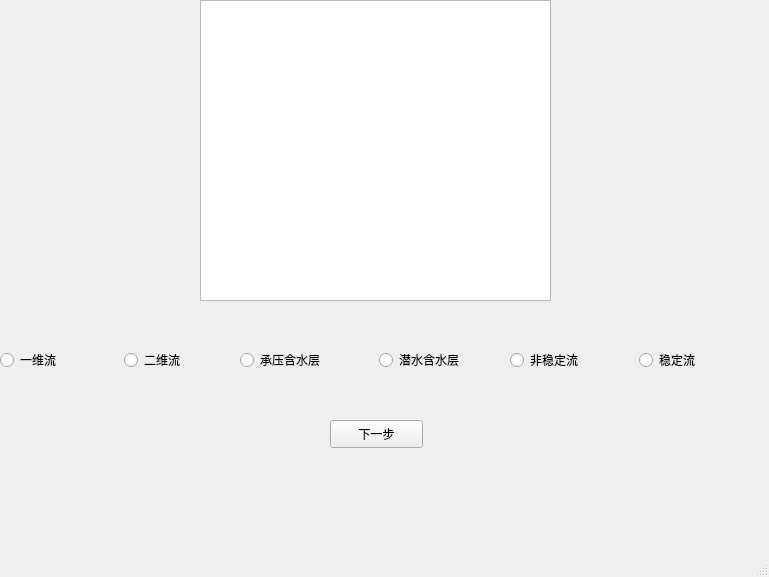
<?xml version="1.0" encoding="UTF-8"?>
<ui version="4.0">
 <class>MainWindow</class>
 <widget class="QMainWindow" name="MainWindow">
  <property name="geometry">
   <rect>
    <x>0</x>
    <y>0</y>
    <width>769</width>
    <height>577</height>
   </rect>
  </property>
  <property name="windowTitle">
   <string>MainWindow</string>
  </property>
  <property name="documentMode">
   <bool>false</bool>
  </property>
  <widget class="QWidget" name="centralwidget">
   <widget class="QPushButton" name="pushButton">
    <property name="geometry">
     <rect>
      <x>330</x>
      <y>420</y>
      <width>93</width>
      <height>28</height>
     </rect>
    </property>
    <property name="text">
     <string>下一步</string>
    </property>
   </widget>
   <widget class="QWidget" name="horizontalLayoutWidget">
    <property name="geometry">
     <rect>
      <x>240</x>
      <y>320</y>
      <width>271</width>
      <height>80</height>
     </rect>
    </property>
    <layout class="QHBoxLayout" name="horizontalLayout">
     <item>
      <widget class="QRadioButton" name="radioButton_4">
       <property name="text">
        <string>承压含水层</string>
       </property>
      </widget>
     </item>
     <item>
      <widget class="QRadioButton" name="radioButton_3">
       <property name="text">
        <string>潜水含水层</string>
       </property>
      </widget>
     </item>
    </layout>
   </widget>
   <widget class="QWidget" name="horizontalLayoutWidget_2">
    <property name="geometry">
     <rect>
      <x>0</x>
      <y>320</y>
      <width>241</width>
      <height>80</height>
     </rect>
    </property>
    <layout class="QHBoxLayout" name="horizontalLayout_2">
     <item>
      <widget class="QRadioButton" name="radioButton">
       <property name="text">
        <string>一维流</string>
       </property>
      </widget>
     </item>
     <item>
      <widget class="QRadioButton" name="radioButton_2">
       <property name="text">
        <string>二维流</string>
       </property>
      </widget>
     </item>
    </layout>
   </widget>
   <widget class="QWidget" name="horizontalLayoutWidget_3">
    <property name="geometry">
     <rect>
      <x>510</x>
      <y>320</y>
      <width>251</width>
      <height>80</height>
     </rect>
    </property>
    <layout class="QHBoxLayout" name="horizontalLayout_3">
     <item>
      <widget class="QRadioButton" name="radioButton_6">
       <property name="text">
        <string>非稳定流</string>
       </property>
      </widget>
     </item>
     <item>
      <widget class="QRadioButton" name="radioButton_5">
       <property name="text">
        <string>稳定流</string>
       </property>
      </widget>
     </item>
    </layout>
   </widget>
   <widget class="QTextBrowser" name="textBrowser">
    <property name="geometry">
     <rect>
      <x>200</x>
      <y>0</y>
      <width>351</width>
      <height>301</height>
     </rect>
    </property>
   </widget>
  </widget>
  <widget class="QMenuBar" name="menubar">
   <property name="geometry">
    <rect>
     <x>0</x>
     <y>0</y>
     <width>769</width>
     <height>26</height>
    </rect>
   </property>
  </widget>
  <widget class="QStatusBar" name="statusbar"/>
 </widget>
 <resources/>
 <connections/>
</ui>
